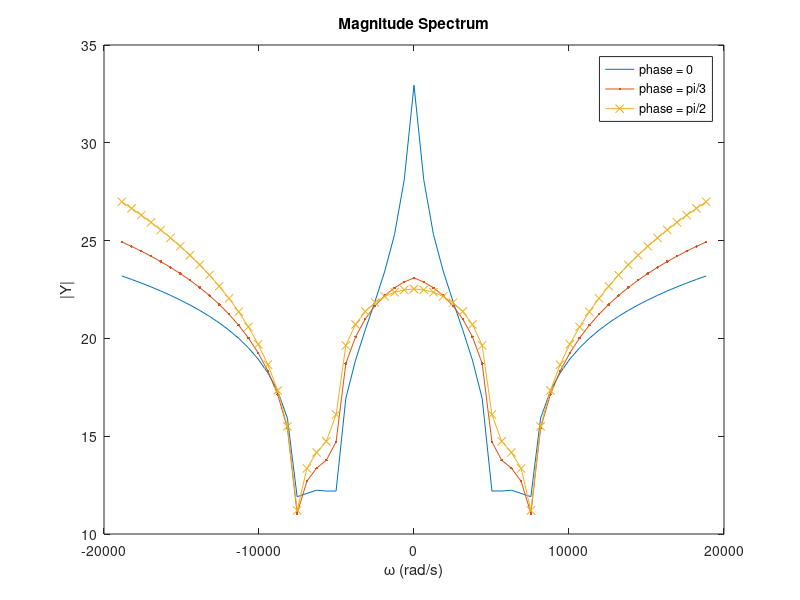

Here is the MATLAB script that generated this plot:
%ECE300 Prelab 7 Eric Morse and Tom Tao
clear variables;
T0 = 0.01;
N = 2048;
deltat = T0/N;
t = linspace(0,(N-1)*deltat,N);
x1 = cos(2*pi*1000*t).*sinc(t/(250*10e-6));
x2 = cos(2*pi*1000*t+pi/3).*sinc(t/(250*10e-6));
x3 = cos(2*pi*1000*t+pi/2).*sinc(t/(250*10e-6));
%setup time vector
X1 = fft(x1)/N; 
Xshift1 = fftshift(X1); 
XX1 = Xshift1(((N/2)-29):((N/2)+31)); 
X2 = fft(x2)/N; 
Xshift2 = fftshift(X2); 
XX2 = Xshift2(((N/2)-29):((N/2)+31)); 
X3 = fft(x3)/N; 
Xshift3 = fftshift(X3); 
XX3 = Xshift3(((N/2)-29):((N/2)+31)); 

w0 = 2*pi/T0;
w = w0*(-30:30); 
%
figure(1)
plot(w, abs(10*log10(XX1)), '-', w, abs(10*log10(XX2)), '.-', w, abs(10*log10(XX3)), 'x-');
title('Magnitude Spectrum');
legend('phase = 0','phase = pi/3', 'phase = pi/2');
xlabel('\omega (rad/s)'); 
ylabel('|Y|'); 
% 
